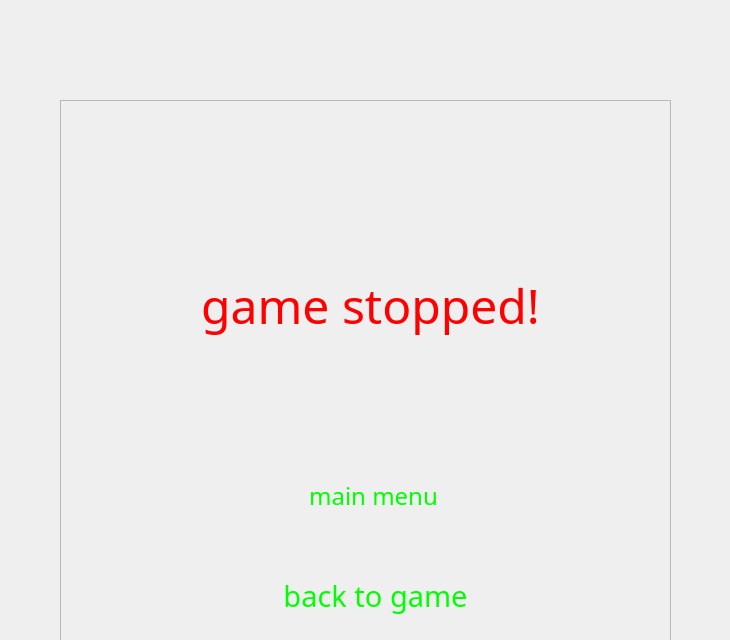
<?xml version="1.0" encoding="UTF-8"?>
<ui version="4.0">
 <class>Dialog_stop</class>
 <widget class="QWidget" name="Dialog_stop">
  <property name="geometry">
   <rect>
    <x>0</x>
    <y>0</y>
    <width>730</width>
    <height>640</height>
   </rect>
  </property>
  <property name="windowTitle">
   <string>Form</string>
  </property>
  <widget class="QFrame" name="frame">
   <property name="geometry">
    <rect>
     <x>60</x>
     <y>100</y>
     <width>611</width>
     <height>541</height>
    </rect>
   </property>
   <property name="cursor">
    <cursorShape>OpenHandCursor</cursorShape>
   </property>
   <property name="styleSheet">
    <string notr="true">image: url(:/new/prefix1/New folder/stopmenu.png);</string>
   </property>
   <property name="frameShape">
    <enum>QFrame::StyledPanel</enum>
   </property>
   <property name="frameShadow">
    <enum>QFrame::Raised</enum>
   </property>
   <widget class="QToolButton" name="toolButton">
    <property name="geometry">
     <rect>
      <x>170</x>
      <y>470</y>
      <width>291</width>
      <height>51</height>
     </rect>
    </property>
    <property name="font">
     <font>
      <family>Tempus Sans ITC</family>
      <pointsize>22</pointsize>
     </font>
    </property>
    <property name="cursor">
     <cursorShape>OpenHandCursor</cursorShape>
    </property>
    <property name="styleSheet">
     <string notr="true">color: rgb(0, 255, 0);
</string>
    </property>
    <property name="text">
     <string>back to game</string>
    </property>
    <property name="autoRaise">
     <bool>true</bool>
    </property>
   </widget>
   <widget class="QToolButton" name="toolButton_2">
    <property name="geometry">
     <rect>
      <x>233</x>
      <y>380</y>
      <width>161</width>
      <height>31</height>
     </rect>
    </property>
    <property name="font">
     <font>
      <family>Tempus Sans ITC</family>
      <pointsize>18</pointsize>
     </font>
    </property>
    <property name="cursor">
     <cursorShape>OpenHandCursor</cursorShape>
    </property>
    <property name="styleSheet">
     <string notr="true">color: rgb(0, 255, 0);</string>
    </property>
    <property name="text">
     <string>main menu</string>
    </property>
    <property name="autoRaise">
     <bool>true</bool>
    </property>
   </widget>
   <widget class="QToolButton" name="toolButton_3">
    <property name="geometry">
     <rect>
      <x>40</x>
      <y>110</y>
      <width>541</width>
      <height>191</height>
     </rect>
    </property>
    <property name="font">
     <font>
      <family>Tempus Sans ITC</family>
      <pointsize>36</pointsize>
     </font>
    </property>
    <property name="cursor">
     <cursorShape>BusyCursor</cursorShape>
    </property>
    <property name="styleSheet">
     <string notr="true">color: rgb(255, 0, 0);</string>
    </property>
    <property name="text">
     <string>game stopped!</string>
    </property>
    <property name="autoRaise">
     <bool>true</bool>
    </property>
   </widget>
  </widget>
 </widget>
 <resources/>
 <connections/>
</ui>
